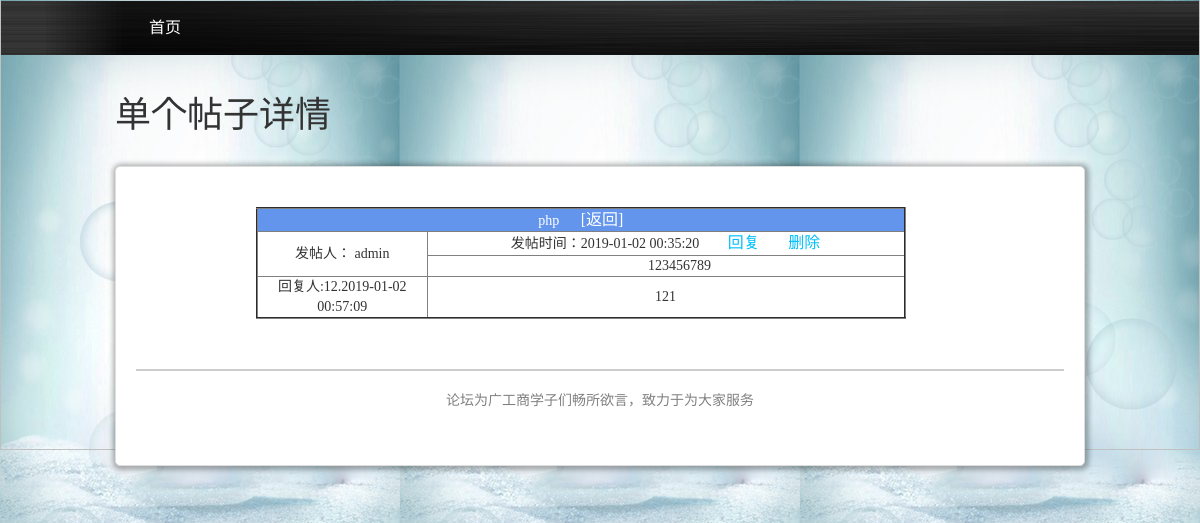
Before: /main/thread.php?id=3 with the older database file.
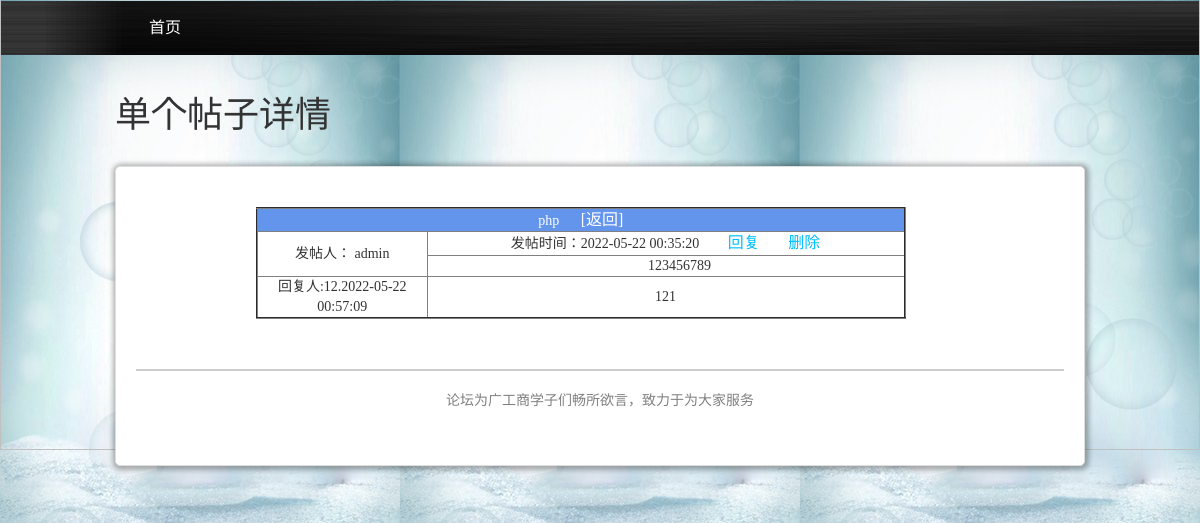
After: the same page with the newer database file.
### tables this page shows
CREATE TABLE IF NOT EXISTS `tiopic` (
  `id` int(11) UNSIGNED NOT NULL AUTO_INCREMENT,
  `author` varchar(50) NOT NULL,
  `title` varchar(100) NOT NULL,
  `content` text NOT NULL,
  `last_post_time` datetime NOT NULL,
  `reply_author` varchar(50) DEFAULT NULL,
  `reply` text,
  `reply_time` datetime DEFAULT NULL,
  PRIMARY KEY (`id`)
);

### main/thread.php (the view, shortened to what this page needs)
<?php
$conn = mysqli_connect("localhost", "root", "", "mybbs");
mysqli_query($conn,'set names utf8');
@$id=$_GET['id'];
$sql="SELECT * from tiopic where id='$id'";
$que=mysqli_query($conn,$sql);
$row=mysqli_fetch_array($que);
?>
 <!DOCTYPE html>
<html lang="en">
<head>
    <link rel="stylesheet" type="text/css" href="../css/bootstrap.min.css"/>
    <link rel="stylesheet" href="../css/index.css">
</head>
<body>
<nav class="navbar">
    <div class="container navbar-content">
        <a href="index.php">首页</a>
    </div>
</nav>
<div class="container">
   <h1>单个帖子详情</h1>
    <div class="news-list">
  <table width="400px" border="2" cellpadding="12" cellspacing="0" align="center">
    <tr>
        <td colspan="2" class="bg"><?php echo $row['title'] ?>
            <span class="fh"><a style="color: white" href="forums.php">[返回]</a></span>
        </td>
    </tr>
    <tr>
        <td rowspan="2" class="left">
            发帖人：
            <?php
            echo $row['author']
            ?>
        </td>
        <td>
            发帖时间：<?php echo $row['last_post_time']?>
            <span class="spa"><a style="color: deepskyblue;" href="reply.php?id=<?php echo$row['id']?>">回复</a></span>
          <span class="spa"><a style="color: deepskyblue;" href="deletepost.php?id=<?php echo$row['id']?>">删除</a></span>
        </td>
    </tr>
    <tr class="ind">
        <td><?php echo $row['content']?></td>
    </tr>
    <?php
    if($row['reply']==""){
        echo "<tr>
                 <td colspan='2'>暂时还没有回复哦！！！</td>
             </tr>";
    }else{
        echo "<tr>
                <td>回复人:".$row['reply_author']. ".".$row['reply_time']."</td>
                <td>".$row['reply']."</td>
           </tr>";
    }
    ?>
</table>
        <footer class="copyright">论坛为广工商学子们畅所欲言，致力于为大家服务</footer>
    </div>
    </div>
</body>
</html>

### css/index.css (style rules this page uses)
* { margin: 0; padding: 0; }
body { font-family:"Microsoft YaHei", "微软雅黑", "consolas"; }
body { background:url(../img/bj1.jpg) ; }
a { text-decoration: none; color: #000; font-size:16px; }
.navbar { background: url(../img/header_shadow.png) no-repeat left top; background-size: 100% 54px; }
.navbar .navbar-content a { color: #ffffff; line-height: 54px; display: inline-block; width: 100px; text-align: center; }
.container { width: 1000px; margin: 0 auto; }
.container h1 { margin-top: 20px; }
.container .news-list { margin: 30px 0; background-color: #ffffff; border-radius: 5px; border: 1px solid #DDD; padding: 30px 20px; min-height: 300px; box-shadow: 1px 1px 5px 3px rgba(0,0,0,.3); }
.container .copyright { clear: both; text-align: center; color: gray; border-top: 2px solid #cccccc; margin-top: 50px; padding: 20px 0; }

### main/thread.php (style rules this page uses)
table { width: 70%; margin-top: 10px; text-align:center; margin-left: 120px; }
.left { width: 170px; }
.bg { background-color: cornflowerblue; color: white; }
.fh { margin-left: 18px; }
.spa { margin-left: 25px; }
.ind { text-indent:2em; }

Changed rows visible on the page:
changed tiopic "php": last_post_time "2019-01-02 00:35:20" → "2022-05-22 00:35:20"; reply_time "2019-01-02 00:57:09" → "2022-05-22 00:57:09"
